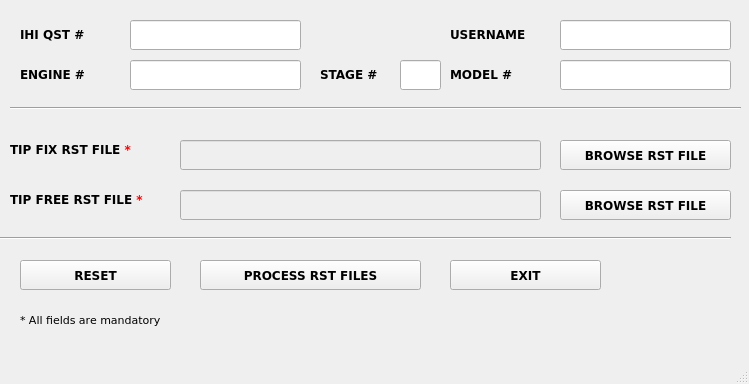
<?xml version="1.0" encoding="UTF-8"?>
<ui version="4.0">
 <class>MainWindow</class>
 <widget class="QMainWindow" name="MainWindow">
  <property name="geometry">
   <rect>
    <x>0</x>
    <y>0</y>
    <width>749</width>
    <height>384</height>
   </rect>
  </property>
  <property name="windowTitle">
   <string>RST_TO_PPT</string>
  </property>
  <widget class="QWidget" name="centralwidget">
   <widget class="QLabel" name="label_80">
    <property name="geometry">
     <rect>
      <x>20</x>
      <y>25</y>
      <width>101</width>
      <height>20</height>
     </rect>
    </property>
    <property name="font">
     <font>
      <family>Verdana</family>
      <pointsize>9</pointsize>
      <weight>75</weight>
      <bold>true</bold>
     </font>
    </property>
    <property name="text">
     <string>&lt;html&gt;&lt;head/&gt;&lt;body&gt;&lt;p&gt;IHI QST #&lt;/p&gt;&lt;/body&gt;&lt;/html&gt;</string>
    </property>
   </widget>
   <widget class="QLineEdit" name="search_open_term">
    <property name="geometry">
     <rect>
      <x>130</x>
      <y>20</y>
      <width>171</width>
      <height>30</height>
     </rect>
    </property>
    <property name="font">
     <font>
      <family>Verdana</family>
      <pointsize>10</pointsize>
      <weight>50</weight>
      <bold>false</bold>
     </font>
    </property>
   </widget>
   <widget class="QLabel" name="label_63">
    <property name="geometry">
     <rect>
      <x>10</x>
      <y>140</y>
      <width>151</width>
      <height>20</height>
     </rect>
    </property>
    <property name="font">
     <font>
      <family>Verdana</family>
      <pointsize>9</pointsize>
      <weight>75</weight>
      <bold>true</bold>
     </font>
    </property>
    <property name="text">
     <string>&lt;html&gt;&lt;head/&gt;&lt;body&gt;&lt;p&gt;TIP FIX RST FILE &lt;span style=&quot; color:#ff0000;&quot;&gt;*&lt;/span&gt;&lt;/p&gt;&lt;/body&gt;&lt;/html&gt;</string>
    </property>
   </widget>
   <widget class="QLineEdit" name="tip_fix_file_path">
    <property name="enabled">
     <bool>false</bool>
    </property>
    <property name="geometry">
     <rect>
      <x>180</x>
      <y>140</y>
      <width>361</width>
      <height>30</height>
     </rect>
    </property>
    <property name="font">
     <font>
      <family>Verdana</family>
      <pointsize>10</pointsize>
      <weight>50</weight>
      <bold>false</bold>
     </font>
    </property>
   </widget>
   <widget class="QPushButton" name="tip_fix_file_path_browse">
    <property name="geometry">
     <rect>
      <x>560</x>
      <y>140</y>
      <width>171</width>
      <height>30</height>
     </rect>
    </property>
    <property name="font">
     <font>
      <family>Verdana</family>
      <weight>75</weight>
      <bold>true</bold>
     </font>
    </property>
    <property name="text">
     <string>BROWSE RST FILE</string>
    </property>
   </widget>
   <widget class="QLabel" name="label_71">
    <property name="geometry">
     <rect>
      <x>20</x>
      <y>310</y>
      <width>161</width>
      <height>20</height>
     </rect>
    </property>
    <property name="font">
     <font>
      <family>Verdana</family>
      <pointsize>9</pointsize>
      <weight>75</weight>
      <bold>true</bold>
     </font>
    </property>
    <property name="text">
     <string>&lt;html&gt;&lt;head/&gt;&lt;body&gt;&lt;p&gt;&lt;span style=&quot; font-size:8pt; font-weight:400;&quot;&gt;* All fields are mandatory&lt;/span&gt;&lt;/p&gt;&lt;/body&gt;&lt;/html&gt;</string>
    </property>
   </widget>
   <widget class="QPushButton" name="reset">
    <property name="geometry">
     <rect>
      <x>20</x>
      <y>260</y>
      <width>151</width>
      <height>30</height>
     </rect>
    </property>
    <property name="font">
     <font>
      <family>Verdana</family>
      <weight>75</weight>
      <bold>true</bold>
     </font>
    </property>
    <property name="text">
     <string>RESET</string>
    </property>
   </widget>
   <widget class="QPushButton" name="exit">
    <property name="geometry">
     <rect>
      <x>450</x>
      <y>260</y>
      <width>151</width>
      <height>30</height>
     </rect>
    </property>
    <property name="font">
     <font>
      <family>Verdana</family>
      <weight>75</weight>
      <bold>true</bold>
     </font>
    </property>
    <property name="text">
     <string>EXIT</string>
    </property>
   </widget>
   <widget class="QPushButton" name="process_rst_files">
    <property name="geometry">
     <rect>
      <x>200</x>
      <y>260</y>
      <width>221</width>
      <height>30</height>
     </rect>
    </property>
    <property name="font">
     <font>
      <family>Verdana</family>
      <weight>75</weight>
      <bold>true</bold>
     </font>
    </property>
    <property name="text">
     <string>PROCESS RST FILES</string>
    </property>
   </widget>
   <widget class="QLabel" name="label_64">
    <property name="geometry">
     <rect>
      <x>10</x>
      <y>190</y>
      <width>151</width>
      <height>20</height>
     </rect>
    </property>
    <property name="font">
     <font>
      <family>Verdana</family>
      <pointsize>9</pointsize>
      <weight>75</weight>
      <bold>true</bold>
     </font>
    </property>
    <property name="text">
     <string>&lt;html&gt;&lt;head/&gt;&lt;body&gt;&lt;p&gt;TIP FREE RST FILE &lt;span style=&quot; color:#ff0000;&quot;&gt;*&lt;/span&gt;&lt;/p&gt;&lt;/body&gt;&lt;/html&gt;</string>
    </property>
   </widget>
   <widget class="QLineEdit" name="tip_free_file_path">
    <property name="enabled">
     <bool>false</bool>
    </property>
    <property name="geometry">
     <rect>
      <x>180</x>
      <y>190</y>
      <width>361</width>
      <height>30</height>
     </rect>
    </property>
    <property name="font">
     <font>
      <family>Verdana</family>
      <pointsize>10</pointsize>
      <weight>50</weight>
      <bold>false</bold>
     </font>
    </property>
   </widget>
   <widget class="QPushButton" name="tip_free_file_path_browse">
    <property name="geometry">
     <rect>
      <x>560</x>
      <y>190</y>
      <width>171</width>
      <height>30</height>
     </rect>
    </property>
    <property name="font">
     <font>
      <family>Verdana</family>
      <weight>75</weight>
      <bold>true</bold>
     </font>
    </property>
    <property name="text">
     <string>BROWSE RST FILE</string>
    </property>
   </widget>
   <widget class="QLineEdit" name="search_open_term_2">
    <property name="geometry">
     <rect>
      <x>130</x>
      <y>60</y>
      <width>171</width>
      <height>30</height>
     </rect>
    </property>
    <property name="font">
     <font>
      <family>Verdana</family>
      <pointsize>10</pointsize>
      <weight>50</weight>
      <bold>false</bold>
     </font>
    </property>
   </widget>
   <widget class="QLabel" name="label_81">
    <property name="geometry">
     <rect>
      <x>20</x>
      <y>65</y>
      <width>101</width>
      <height>20</height>
     </rect>
    </property>
    <property name="font">
     <font>
      <family>Verdana</family>
      <pointsize>9</pointsize>
      <weight>75</weight>
      <bold>true</bold>
     </font>
    </property>
    <property name="text">
     <string>&lt;html&gt;&lt;head/&gt;&lt;body&gt;&lt;p&gt;ENGINE #&lt;/p&gt;&lt;/body&gt;&lt;/html&gt;</string>
    </property>
   </widget>
   <widget class="QLineEdit" name="search_open_term_3">
    <property name="geometry">
     <rect>
      <x>400</x>
      <y>60</y>
      <width>41</width>
      <height>30</height>
     </rect>
    </property>
    <property name="font">
     <font>
      <family>Verdana</family>
      <pointsize>10</pointsize>
      <weight>50</weight>
      <bold>false</bold>
     </font>
    </property>
   </widget>
   <widget class="QLabel" name="label_82">
    <property name="geometry">
     <rect>
      <x>320</x>
      <y>65</y>
      <width>71</width>
      <height>20</height>
     </rect>
    </property>
    <property name="font">
     <font>
      <family>Verdana</family>
      <pointsize>9</pointsize>
      <weight>75</weight>
      <bold>true</bold>
     </font>
    </property>
    <property name="text">
     <string>&lt;html&gt;&lt;head/&gt;&lt;body&gt;&lt;p&gt;STAGE #&lt;/p&gt;&lt;/body&gt;&lt;/html&gt;</string>
    </property>
   </widget>
   <widget class="QLineEdit" name="search_open_term_4">
    <property name="geometry">
     <rect>
      <x>560</x>
      <y>20</y>
      <width>171</width>
      <height>30</height>
     </rect>
    </property>
    <property name="font">
     <font>
      <family>Verdana</family>
      <pointsize>10</pointsize>
      <weight>50</weight>
      <bold>false</bold>
     </font>
    </property>
   </widget>
   <widget class="QLabel" name="label_83">
    <property name="geometry">
     <rect>
      <x>450</x>
      <y>25</y>
      <width>101</width>
      <height>20</height>
     </rect>
    </property>
    <property name="font">
     <font>
      <family>Verdana</family>
      <pointsize>9</pointsize>
      <weight>75</weight>
      <bold>true</bold>
     </font>
    </property>
    <property name="text">
     <string>&lt;html&gt;&lt;head/&gt;&lt;body&gt;&lt;p&gt;USERNAME&lt;/p&gt;&lt;/body&gt;&lt;/html&gt;</string>
    </property>
   </widget>
   <widget class="QLineEdit" name="search_open_term_5">
    <property name="geometry">
     <rect>
      <x>560</x>
      <y>60</y>
      <width>171</width>
      <height>30</height>
     </rect>
    </property>
    <property name="font">
     <font>
      <family>Verdana</family>
      <pointsize>10</pointsize>
      <weight>50</weight>
      <bold>false</bold>
     </font>
    </property>
   </widget>
   <widget class="QLabel" name="label_84">
    <property name="geometry">
     <rect>
      <x>450</x>
      <y>65</y>
      <width>101</width>
      <height>20</height>
     </rect>
    </property>
    <property name="font">
     <font>
      <family>Verdana</family>
      <pointsize>9</pointsize>
      <weight>75</weight>
      <bold>true</bold>
     </font>
    </property>
    <property name="text">
     <string>&lt;html&gt;&lt;head/&gt;&lt;body&gt;&lt;p&gt;MODEL #&lt;/p&gt;&lt;/body&gt;&lt;/html&gt;</string>
    </property>
   </widget>
   <widget class="Line" name="line">
    <property name="geometry">
     <rect>
      <x>10</x>
      <y>100</y>
      <width>731</width>
      <height>16</height>
     </rect>
    </property>
    <property name="orientation">
     <enum>Qt::Horizontal</enum>
    </property>
   </widget>
   <widget class="Line" name="line_2">
    <property name="geometry">
     <rect>
      <x>0</x>
      <y>230</y>
      <width>731</width>
      <height>16</height>
     </rect>
    </property>
    <property name="orientation">
     <enum>Qt::Horizontal</enum>
    </property>
   </widget>
  </widget>
  <widget class="QMenuBar" name="menubar">
   <property name="geometry">
    <rect>
     <x>0</x>
     <y>0</y>
     <width>749</width>
     <height>21</height>
    </rect>
   </property>
  </widget>
  <widget class="QStatusBar" name="statusbar"/>
 </widget>
 <resources/>
 <connections/>
</ui>
